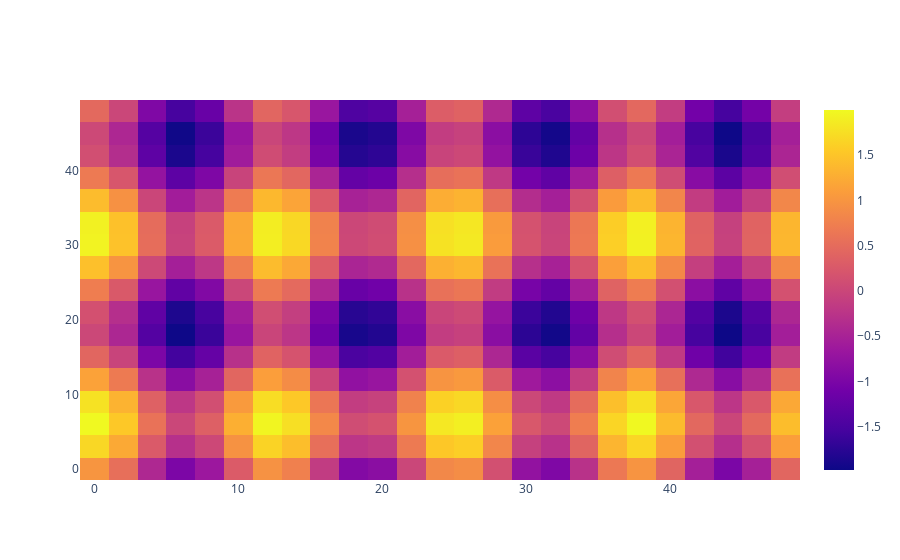

Source (notebook cell):
### Code cell
import plotly.graph_objects as go
import numpy as np

# Create a 2D grid of features
feature_x = np.arange(0, 50, 2)
feature_y = np.arange(0, 50, 3)

# Create a 2D grid of values
[X, Y] = np.meshgrid(feature_x, feature_y)
Z = np.cos(X / 2) + np.sin(Y / 4)

# Create the heatmap
fig = go.Figure(data=[go.Heatmap(z=Z, x=feature_x, y=feature_y)])

# Display the heatmap
fig.show()

### Figure 1 — Plotly figure (JSON) as saved in the notebook; plotly's stock layout.template omitted (floating-point values rounded to 4 significant figures; data arrays with more than 128 entries replaced by an {"elided": "..."} marker saying what was removed)
{"data": [{"type": "heatmap", "x": [0, 2, 4, 6, 8, 10, 12, 14, 16, 18, 20, 22, 24, 26, 28, 30, 32, 34, 36, 38, 40, 42, 44, 46, 48], "y": [0, 3, 6, 9, 12, 15, 18, 21, 24, 27, 30, 33, 36, 39, 42, 45, 48], "z": {"elided": "17x25 float values"}}], "layout": {}}
